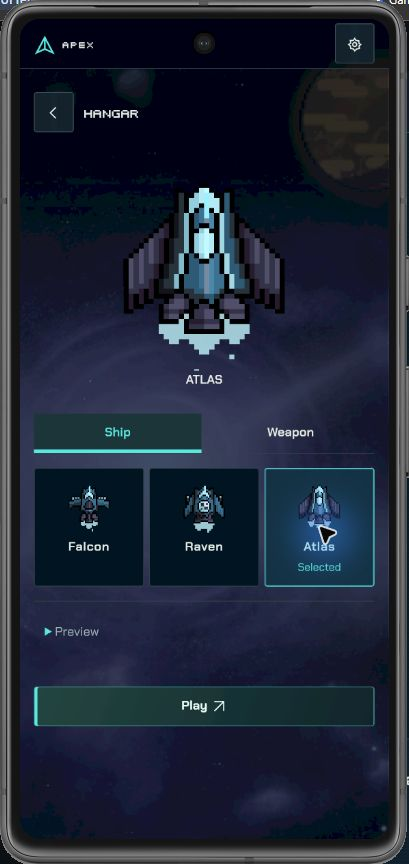
#> input picture artifacts/apk2-before-update.png, 409 x 864 px
$ python -i build-onslaught-assets.py   (imports and definitions only)
#> lines starting #> are read from the running program, lines starting #| are printed output that depends on the picture
"""Prepare Mobile Onslaught artwork from the user's CC0 packs.

No source archives are redistributed. Ships are assembled from authored Foozle
pixels, with small matching structural spars / gun housings drawn here. Semantic
pickup symbols and shield geometry are purpose-drawn, not generated imagery.
Run with Python 3 + Pillow from any directory.
"""
from pathlib import Path
import io
import json
import math
import zipfile
from PIL import Image, ImageDraw, ImageEnhance, ImageFilter, ImageOps

ROOT = Path(__file__).resolve().parents[1]
SOURCE = Path.home() / "Desktop/Space_combat"
OUT = ROOT / "public/assets/onslaught"
# [1 line not run here, left out]
ARTIFACTS = ROOT / "artifacts"
# [1 line not run here, left out]
N = Image.Resampling.NEAREST
archives = {}


def archive(name):
    if name not in archives:
        archives[name] = zipfile.ZipFile(SOURCE / name)
    return archives[name]


def image(z, name):
    return Image.open(io.BytesIO(z.read(name))).convert("RGBA")


# [12 lines left out: function ship, not called in this run]


def save(name, im):
    im.save(OUT / f"{name}.png", optimize=True)


# [4 lines left out: function hit_mask, not called in this run]


def largest_component(im):
    """A deliberate crop can capture a few pixels from a neighboring hull part."""
    alpha=im.getchannel("A");seen=set();largest=[]
    for y in range(im.height):
        for x in range(im.width):
            if (x,y) in seen or not alpha.getpixel((x,y)):continue
            queue=[(x,y)];seen.add((x,y));component=[]
            while queue:
                point=queue.pop();component.append(point)
                for nx,ny in [(point[0]-1,point[1]),(point[0]+1,point[1]),(point[0],point[1]-1),(point[0],point[1]+1)]:
                    if 0<=nx<im.width and 0<=ny<im.height and (nx,ny) not in seen and alpha.getpixel((nx,ny)):
                        seen.add((nx,ny));queue.append((nx,ny))
            if len(component)>len(largest):largest=component
    cleaned=Image.new("RGBA",im.size)
    for point in largest:cleaned.putpixel(point,im.getpixel(point))
    return cleaned


PALETTES = [
    ("#241923", "#76352f", "#b34d3b", "#f5aa73", "#ffe1a1"),
    ("#181c26", "#344d48", "#796384", "#b4eca0", "#e4ffd5"),
    ("#261c26", "#733b37", "#b66d44", "#ffd071", "#fff3bd"),
]


# [33 lines left out: functions turret, spar, not called in this run]


BOSSES = [
    dict(pack=1, name="Battlecruiser", crop=(16, 0, 224, 240), origin=(48, 20),
         mounts=[(56,160),(184,160)]),
    dict(pack=2, name="Battlecruiser", crop=(16, 0, 224, 240), origin=(58, 10),
         mounts=[(45,144),(195,144),(72,192),(168,192)]),
    dict(pack=1, name="Dreadnought", crop=(0, 0, 240, 264), origin=(48, 10),
         mounts=[(24,144),(216,144),(24,190),(216,190),(96,222),(144,222)]),
]

boss_previews = []
# [72 lines not run here, left out]


COLORS = {"weapon":"#7bdfff","missile":"#ffbf6b","drone":"#c7a4ff",
          "shield":"#68e9ed","repair":"#a7f28a","energy":"#ffe57d"}


# [36 lines left out: function badge, not called in this run]


# [2 lines not run here, left out]


# Red Overdrive keeps Laser2020's original alpha / intensity distribution and
# white-hot center. Only the hue of the blue projectile changes. The exported
# projectile points UP, so the runtime needs no compensating quarter turn.
# [1 line that did not run here, left out]
# [1 line that did not run here, left out]
# [1 line that did not run here, left out]
# [27 lines not run here, left out]


# Artist sparkle strip is the core of the larger hit effect; short angular rays
# make the contact readable at 20px without obscuring bullets.
# [1 line that did not run here, left out]
# [1 line that did not run here, left out]
# [22 lines not run here, left out]


# Literal path matching handles the source archive's Cyrillic initial C safely.
# [1 line that did not run here, left out]
# [13 lines not run here, left out]


# Contact sheet is deliberately outside public shipping files.
sheet=Image.new("RGB",(1000,680),"#080e19");d=ImageDraw.Draw(sheet)
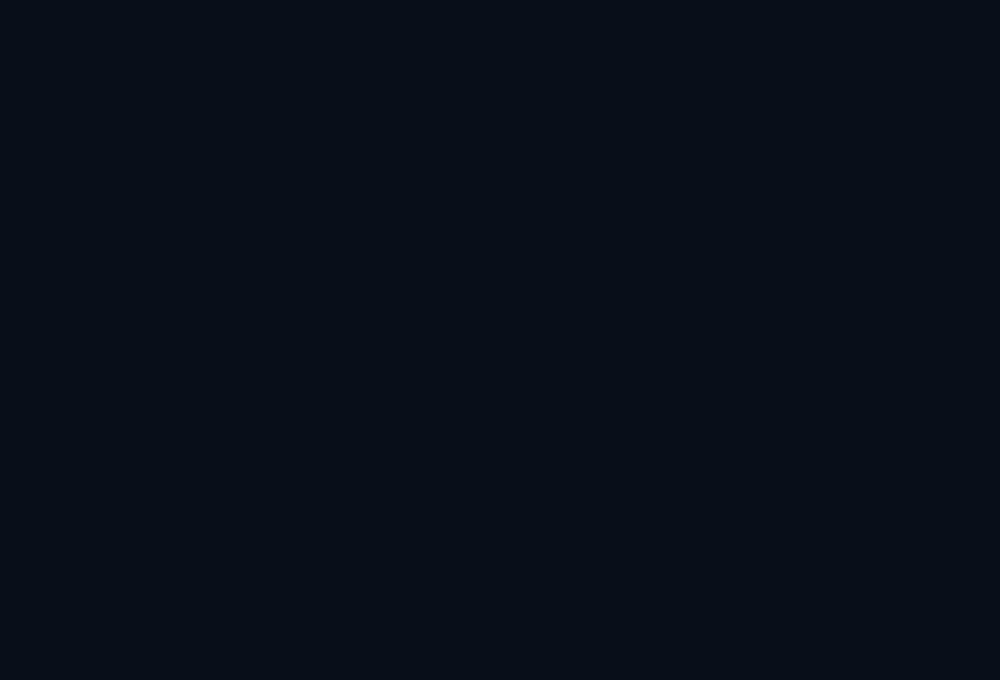
#> sheet: PIL image 1000x680 RGB; mean R, G, B 8, 14, 25
# [13 lines not run here, left out]

provenance={
    "bosses_and_escorts": {"artist":"Baldur; commissioned and distributed by Foozle", "source":["Foozle_2DS0012_Void_FleetPack_1.zip","Foozle_2DS0013_Void_FleetPack_2.zip"],"license":"CC0 (pack README)","modifications":"Rotated toward player; hull/wing assembly; drawn matching spars, sockets and separate turret housings. Original engine/destruction frames retained."},
    "ui": {"artist":"Wenrexa","source":"Assets Wenrexa UI Sci-Fi Minimalism #01.zip","license":"CC0","url":"https://wenrexa.itch.io/nesia01","files":["BtnDefault.png","TopMenu2.png","ItemDisable.png","BtnBack.png"]},
    "sparks": {"artist":"GrafxKid","source":"Mini Pixel Pack 3.zip","license":"CC0 (pack LICENSE.txt)","files":["Sparkle (16 x 16).png"],"modifications":"Core sparkle combined with short hand-coded rays."},
    "red_overdrive_projectile": {"artist":"Wenrexa","source":"Sprites - Lasers Bullets #1 [66]v2.5.zip","files":["Laser Sprites/11.png"],"modifications":"Red hue remap preserves alpha, brightest-channel intensity, saturation and white-hot center; rotated to point upward.","license":"Same Laser2020 terms and credits as the existing environment laser assets; no source ZIP redistributed."},
    "original_additions":{"files":"Semantic pickup badges, segmented hull, shield lattice, drone burst, matching turret geometry","method":"Purpose-drawn vector/pixel geometry in build script; no generative imagery","license":"CC0"},
}
# [3 lines not run here, left out]

>>> import cv2
>>> picture = cv2.imread('../artifacts/apk2-before-update.png', cv2.IMREAD_GRAYSCALE)
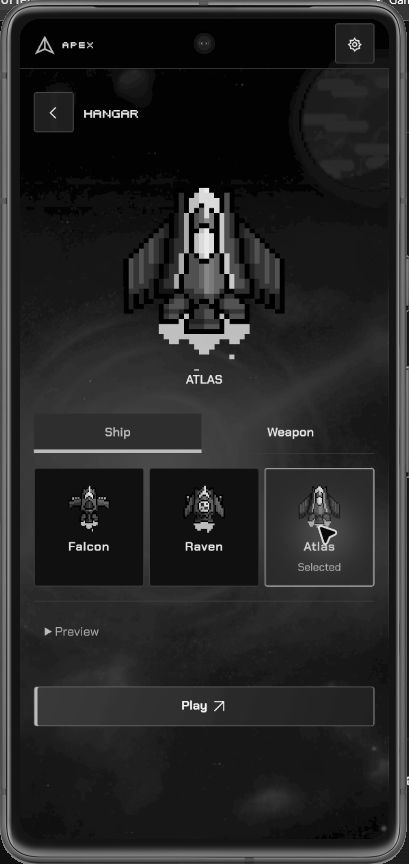
#> picture: shape (864, 409); min 0, max 255, mean 37.7
#> (the run stopped early here; a loop or call above may not have finished)

$ run again, on artifacts/apk2-offline-touch-run.png
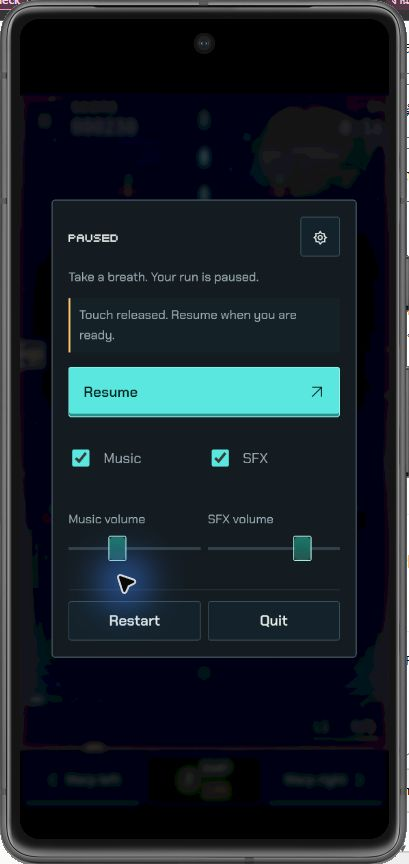
#> input picture artifacts/apk2-offline-touch-run.png, 409 x 864 px
#> `picture = cv2.imread('../artifacts/apk2-before-update.png', cv2.IMREAD..`:
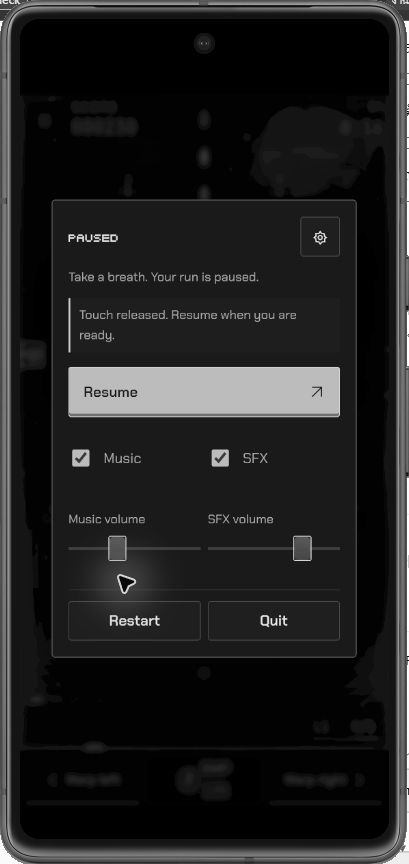
#> picture: shape (864, 409); min 0, max 255, mean 31.9

$ run again, on artifacts/boss-revision-pause-390.png
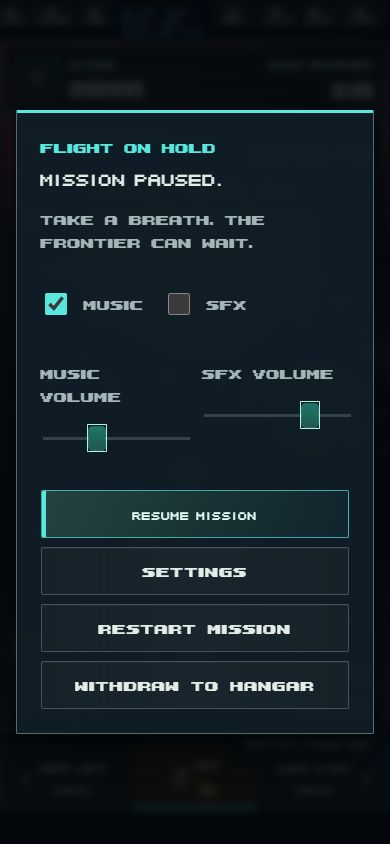
#> input picture artifacts/boss-revision-pause-390.png, 390 x 844 px
#> `picture = cv2.imread('../artifacts/apk2-before-update.png', cv2.IMREAD..`:
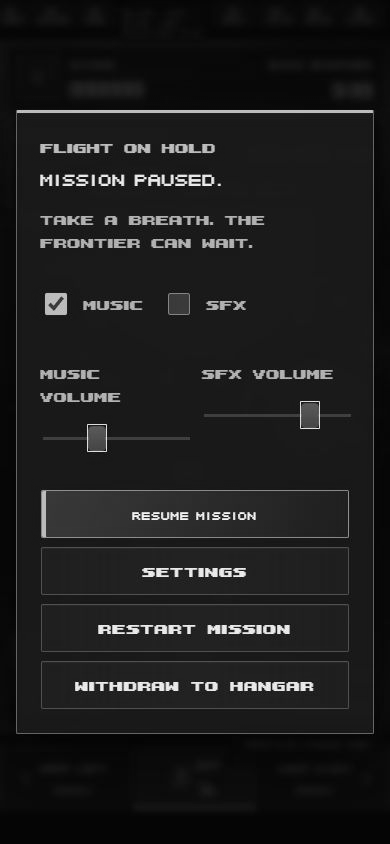
#> picture: shape (844, 390); min 1, max 253, mean 29.2
